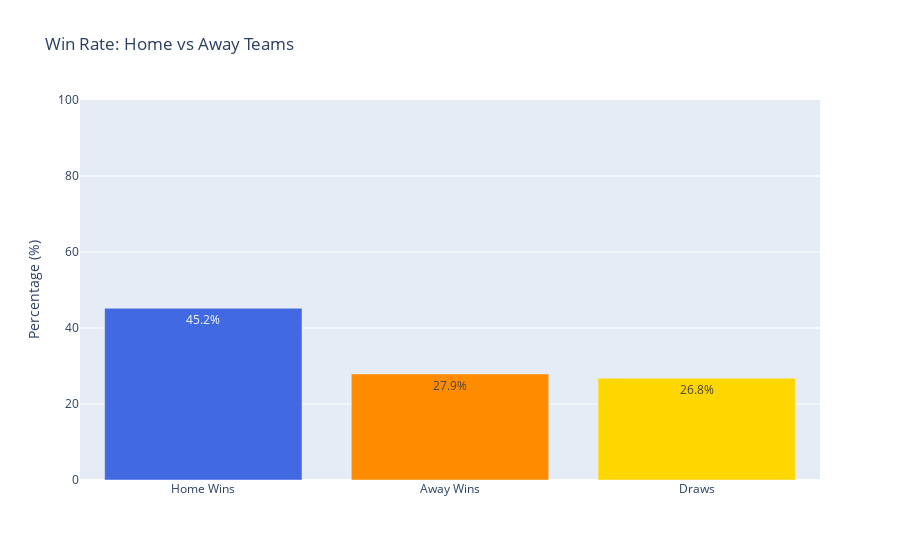

The notebook cell saved with this chart:
### Code cell
import plotly.graph_objs as go

match_fig = go.Figure([
    go.Bar(
        x=['Home Wins', 'Away Wins', 'Draws'],
        y=[45.2, 27.9, 26.8],
        marker_color=['royalblue', 'darkorange', 'gold'],
        text=["45.2%", "27.9%", "26.8%"],
        textposition='auto'
    )
])

match_fig.update_layout(
    title='Win Rate: Home vs Away Teams',
    yaxis_title='Percentage (%)',
    yaxis=dict(range=[0, 100])
)

### Figure 1 — Plotly figure (JSON) as saved in the notebook; plotly's stock layout.template omitted (floating-point values rounded to 4 significant figures)
{"data": [{"marker": {"color": ["royalblue", "darkorange", "gold"]}, "text": ["45.2%", "27.9%", "26.8%"], "textposition": "auto", "type": "bar", "x": ["Home Wins", "Away Wins", "Draws"], "y": [45.2, 27.9, 26.8]}], "layout": {"title": {"text": "Win Rate: Home vs Away Teams"}, "yaxis": {"range": [0, 100], "title": {"text": "Percentage (%)"}}}}
